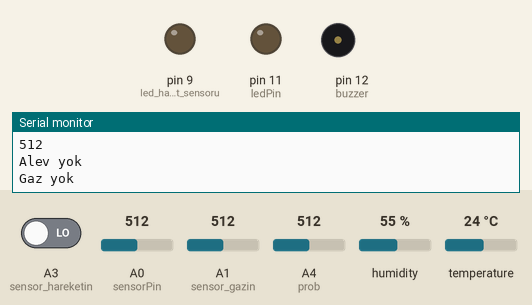
Bench run of a sketch on a simulated Arduino Uno, built with avr-gcc and run on an emulated ATmega328P. On the bench: output pins drawn as LEDs (lit = HIGH), buzzer (waves = sounding, pin HIGH), the last lines printed to the serial monitor. The test bench sets the inputs (shaded band); at power-on: A0 (sensorPin) = 512, A1 (sensor_gazin) = 512, A3 (sensor_hareketin) LOW, A4 (prob) = 512, humidity 55 %, temperature 24 °C. WiFi joins after 1.5 s; servers stay silent unless stated.

Above: at 3.0 s.
3.1 s: A0 (sensorPin) set to 108
7.8 s: A0 (sensorPin) set to 92
At 10.7 s:
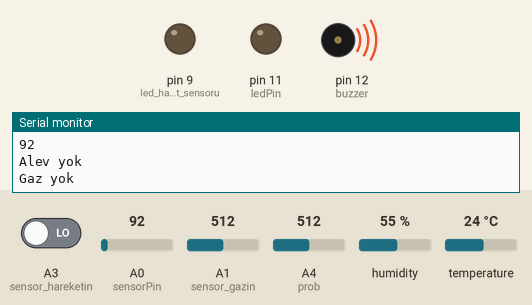
11.1 s: A1 (sensor_gazin) set to 585
14.4 s: A1 (sensor_gazin) set to 618
At 15.3 s:
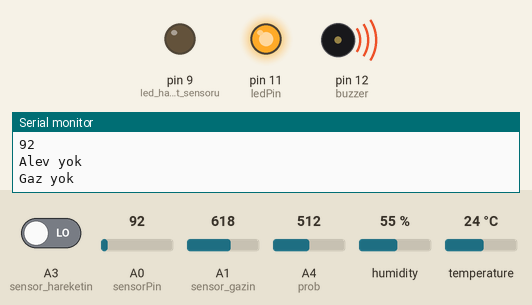
17.7 s: A3 (sensor_hareketin) driven HIGH
At 19.8 s:
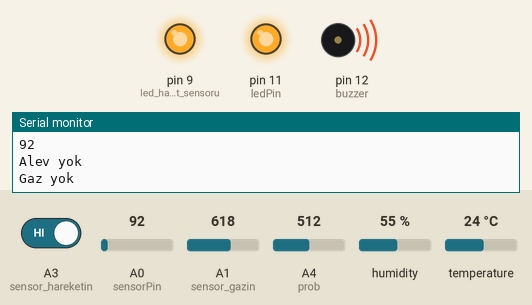
21.0 s: A0 (sensorPin) set to 110
At 22.8 s:
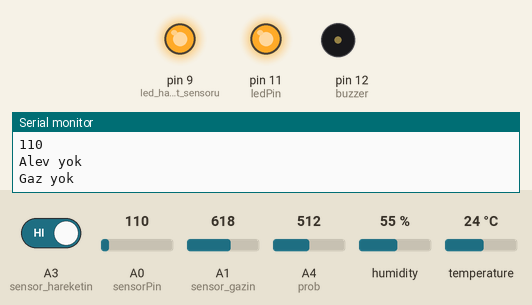
Timing chart, 0 to 24.3 s (numbered marks = the images above; inputs shaded):
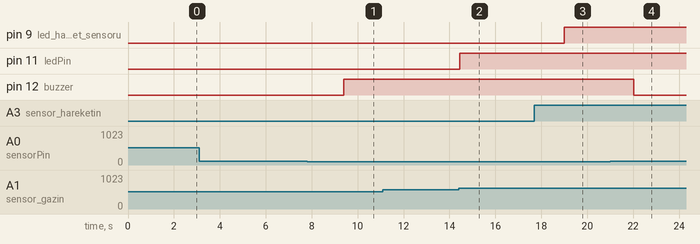

The sketch:

blynk2.ino
```cpp
// (licence header left out)
/* Comment this out to disable prints and save space */
#define BLYNK_PRINT Serial


#include <ESP8266_Lib.h>
#include <BlynkSimpleShieldEsp8266.h>

// You should get Auth Token in the Blynk App.
// Go to the Project Settings (nut icon).
char auth[] = "618100c9cab64f67b455f0f2d355fa7b";

// Your WiFi credentials.
// Set password to "" for open networks.
char ssid[] = "AndroidAP";
char pass[] = "nzss6578";

// Hardware Serial on Mega, Leonardo, Micro...
#define EspSerial Serial

// or Software Serial on Uno, Nano...
//#include <SoftwareSerial.h>
//SoftwareSerial EspSerial(2, 3); // RX, TX

// Your ESP8266 baud rate:
#define ESP8266_BAUD 115200

ESP8266 wifi(&EspSerial);
/*Alev sensörü*/
int sensorPin = A0; // select the input pin for the LDR
        int sensorValue = 0; // variable to store the value coming from the sensor
        //int led_alev_sensoru = 2; // Output pin for LED
        int buzzer = 12; // Output pin for Buzzer
/*Alev sensörü bitiş*/

/*gaz sensörü baş*/
        float sensor_gazin=A1;
        float gasValue;
        int ledPin = 11;
/*gaz sensörü son*/


/*ısı-nem sensörü baş*/
        #include "dht.h"
        #define dht_apin A2 // Analog Pin sensor is connected to
        dht DHT;
/*ısı-nem sensörü son*/

/*TOPRAK NEM başı*/
const int prob = A4; // sensörümüzden gelen veri ucuna A4 pini atandı
int olcum_sonucu; // toprağa giren probdan gelen verilerin kayıt edildiği
 // değişkenimiz
 /*TOPRAK NEM sonu*/

BLYNK_WRITE(V4)
{
  int pinValue = param.asInt(); // assigning incoming value from pin V1 to a variable

  // process received value
}
/*hareket sensörü baş*/
        int led_hareket_sensoru = 9; // Led pini 13
        int sensor_hareketin = A3 ; // Sesör pini 4
        int state = LOW; // Motion Detection
        int val = 0;
/*hareket sensörü son*/

 BLYNK_WRITE(V5)
{
  int pinValue = param.asInt(); // assigning incoming value from pin V1 to a variable

  // process received value
}


void setup()
{
  // Debug console
  Serial.begin(9600);

  // Set ESP8266 baud rate
  EspSerial.begin(ESP8266_BAUD);
  delay(10);

  Blynk.begin(auth, wifi, ssid, pass);
  // You can also specify server:
  //Blynk.begin(auth, wifi, ssid, pass, "blynk-cloud.com", 80);
  //Blynk.begin(auth, wifi, ssid, pass, IPAddress(192,168,1,100), 8080);

  /*alev sensörü*/
 // pinMode(led_alev_sensoru, OUTPUT);
        pinMode(buzzer,OUTPUT);Serial.begin(115200); //sets the baud rate for data transfer in bits/second
pinMode(sensorPin, INPUT);//the smoke sensor will be an input to the arduino
//pinMode(pinSpeaker, OUTPUT);//the buzzer serves an output in the circuit
/*alev sensörü bitişi*/

/*gaz sensörü baş*/
        pinMode(ledPin, OUTPUT);
        pinMode(sensor_gazin,INPUT);
/*gaz sensörü son*/
/*hareket sensörü baş*/
        pinMode(led_hareket_sensoru, OUTPUT);
        pinMode(sensor_hareketin, INPUT);
/*hareket sensörü son*/

}
BLYNK_WRITE(V2)
{
  int pinValue = param.asInt(); // assigning incoming value from pin V1 to a variable

  // process received value
}
BLYNK_WRITE(V3)
{
  int pinValue = param.asInt(); // assigning incoming value from pin V1 to a variable

  // process received value
}

/*TOPRAK NEM*/

void loop()
{
  Blynk.run();
  // You can inject your own code or combine it with other sketches.
  // Check other examples on how to communicate with Blynk. Remember
  // to avoid delay() function!
  /*alev sensörü baslangıç*/
 Serial.println("Welcome to TechPonder Flame Sensor Tutorial");
        sensorValue = analogRead(sensorPin);
        Serial.println(sensorValue);
        if (sensorValue < 100)
        {
          Blynk.virtualWrite(V0, "Ates algılandı.");
        //digitalWrite(led_alev_sensoru,HIGH);
        digitalWrite(buzzer,HIGH);
        }
        else if(sensorValue >= 100){
          Blynk.virtualWrite(V0, "Ates yok.");
         // digitalWrite(led_alev_sensoru,LOW);
        digitalWrite(buzzer,LOW);
          }
   Serial.println("Alev yok");
  /*alev sensörü bitisi*/

  /*gaz sensörü baş*/
        gasValue=analogRead(sensor_gazin);

        if( gasValue > 600){
          Blynk.virtualWrite(V1, "Gaz algılandı!");
        digitalWrite(ledPin, HIGH);
        }
        else if( gasValue <= 600){
          Blynk.virtualWrite(V1, "Gaz yok");
        digitalWrite(ledPin, LOW);
        }
         Serial.println("Gaz yok");
/*gaz sensörü son*/
     //ısı-nem sensörü başı
        DHT.read11(dht_apin);
        int nem=DHT.humidity;
        int isi=DHT.temperature;
        Blynk.virtualWrite(V2, nem);
        Blynk.virtualWrite(V3, isi);
        delay(2000);
//ısı-nem sensörü son
  /*hareket sensörü baş*/
        val = digitalRead(sensor_hareketin);
        if (val == HIGH) {
        digitalWrite(led_hareket_sensoru, HIGH);

        if (state == LOW) {
          Blynk.virtualWrite(V4, "Hareket var");
        state = HIGH;
        }
        }
        else {
        digitalWrite(led_hareket_sensoru, LOW);

        if (state == HIGH){
          Blynk.virtualWrite(V4, "Hareket yok.");
        state = LOW;
        }
        }
/*hareket sensörü son*/
  /*TOPRAK-NEM SENSÖRÜ BASLAolcum_sonucu = analogRead(prob); // prob pininden okunan veriyi ölçüm sonucuna kayıt ediyoruz*/
  olcum_sonucu = analogRead(prob);

 Blynk.virtualWrite(V5, olcum_sonucu);
 Serial.print(" Toprak İslakligi = ");
 Serial.print(olcum_sonucu); // Ölçülen değeri seri monitöre yazdırıyoruz
 Serial.print("\n");
 delay(500); // seri monitördeki verileri rahat görebilmek veri için akışı yavaşlatıyoruzNGIC*/

  /*TOPRAK-NEM SENSÖRÜ BİTİSİ*/

}
```

Measured:
- the behaviour switches between 100 and 99 on A0 (sensorPin) (found by bisection; images 0 and 1)
- the behaviour switches between 600 and 601 on A1 (sensor_gazin) (found by bisection; images 1 and 2)
- after the input at 7.8 s, pin 12 (buzzer): LOW → HIGH after 1.6 s
- after the input at 14.4 s, pin 11 (ledPin): LOW → HIGH after 0.05 s
- after the input at 17.7 s, pin 9 (led_hareket_sensoru): LOW → HIGH after 1.3 s
- after the input at 21.0 s, pin 12 (buzzer): HIGH → LOW after 1.0 s
